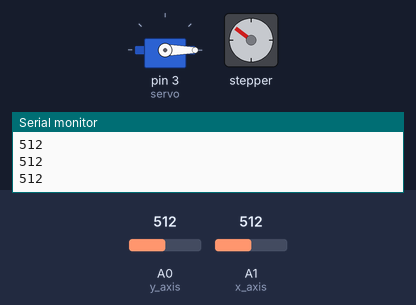
Recording of a sketch running on a simulated Arduino Uno, built with avr-gcc and run on an emulated ATmega328P. On the bench: servo, stepper motor, the last lines printed to the serial monitor. Inputs (shaded band) come from the test bench; at power-on: A1 (x_axis) = 512, A0 (y_axis) = 512. Stepper angles assume 2048 steps per turn.

Above: at 1.2 s.
1.3 s: A1 (x_axis) set to 367
At 1.68 s:
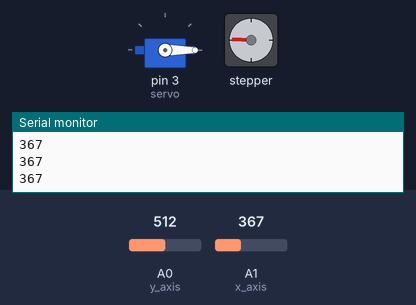
4.3 s: A1 (x_axis) set to 345
At 4.3 s:
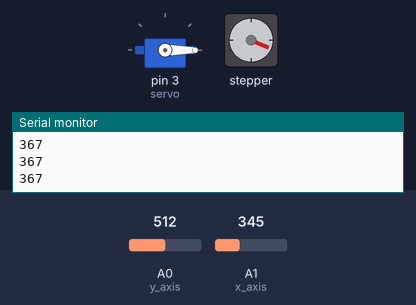
5.8 s: A0 (y_axis) set to 319
7.3 s: A0 (y_axis) set to 295
At 9.0 s:
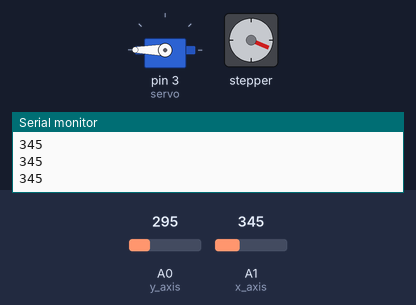
9.7 s: A1 (x_axis) set to 325
11.2 s: A1 (x_axis) set to 296
At 11.68 s:
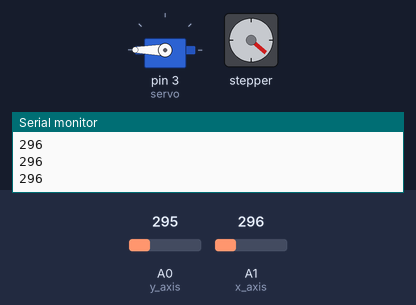
Timing chart, 0 to 17.3 s (numbered marks = the images above; inputs shaded):
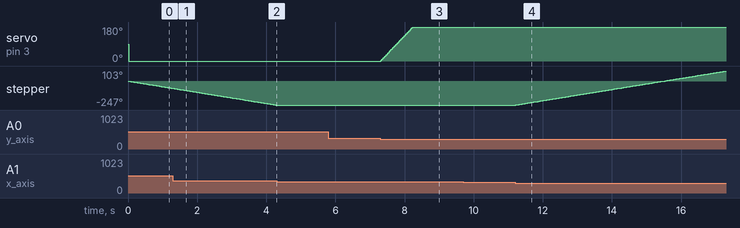

The sketch:

PhysCArduinoFinal.ino
```cpp
#include <Stepper.h> //https://docs.arduino.cc/libraries/stepper/
//An official arduino library for easily interfacing with stepper motors
#include <Servo.h> //https://docs.arduino.cc/libraries/servo/
//An official arduino library for easily handling servos
//Student Name: Ayaan
//Code has been adapted from the adafruit learn arduino courses as well as lastminuteengineers, and instructables
//https://lastminuteengineers.com/28byj48-stepper-motor-arduino-tutorial/
//https://learn.adafruit.com/series/learn-arduino
//https://www.instructables.com/Arduino-Servo-Motors/

Servo servo;
Stepper stepperMotor(2048, 7, 5, 6, 4); // PINs 1, 3, 2, 4 IN THAT ORDER
int servoPos = 0; //Sevro pos to hold

void setup() {
  Serial.begin(9600);

  //Servo
  servo.attach(3);

  //Joystick
  pinMode(A0, INPUT); // y axis
  pinMode(A1, INPUT); //x axis

  // Stepper Motor
  stepperMotor.setSpeed(10);
}

void loop() {

  int joyX = analogRead(A1);
  int joyY = analogRead(A0);

  Serial.println(joyX);
  if (joyX < 307){ //327 is joyX at medium //JOYUP
    stepperMotor.step(5);
  }else if (joyX > 357){ //JOYDOWN
    stepperMotor.step(-5);
  }


  if (joyY < 305){//JOYRIGHT //325 is middle
    servoPos +=1;
  }else if (joyY > 345){ //JOYLEFT
    servoPos -=1;
  }

  if (servoPos>180){servoPos = 180;} //prevents the servo pos from going negative or past 180
  if (servoPos<0){servoPos = 0;}

  servo.write(servoPos);
}
```

Measured:
- the behaviour switches between 358 and 357 on A1 (x_axis) (found by bisection; images 1 and 2)
- the behaviour switches between 305 and 304 on A0 (y_axis) (found by bisection; images 2 and 3)
- the behaviour switches between 307 and 306 on A1 (x_axis) (found by bisection; images 3 and 4)
- after the input at 4.3 s, stepper: stops changing and stays -247°
- after the input at 7.3 s, servo on pin 3 (servo): moves from 0° to 180° over 0.93 s, starting at once
- after the input at 11.2 s, stepper: keeps turning clockwise at about 58°/s, starting at once
